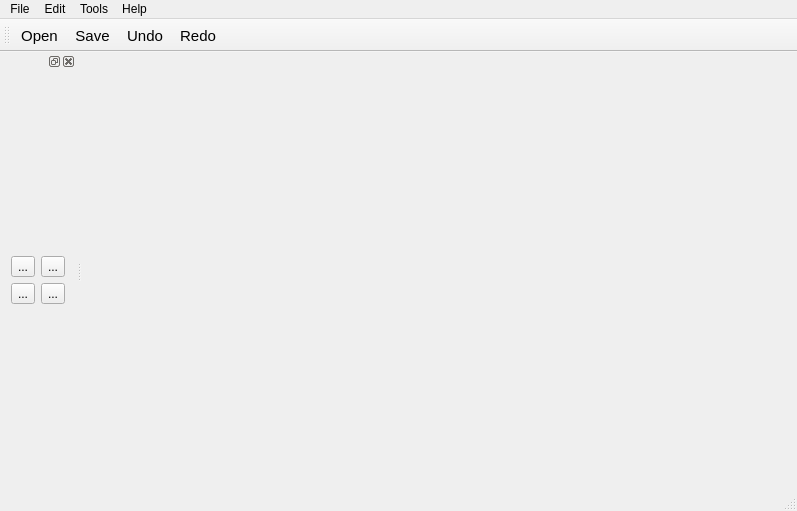
<?xml version="1.0" encoding="UTF-8"?>
<ui version="4.0">
 <class>MainWindow</class>
 <widget class="QMainWindow" name="MainWindow">
  <property name="windowModality">
   <enum>Qt::ApplicationModal</enum>
  </property>
  <property name="enabled">
   <bool>true</bool>
  </property>
  <property name="geometry">
   <rect>
    <x>0</x>
    <y>0</y>
    <width>797</width>
    <height>511</height>
   </rect>
  </property>
  <property name="minimumSize">
   <size>
    <width>625</width>
    <height>405</height>
   </size>
  </property>
  <property name="windowTitle">
   <string>Larki</string>
  </property>
  <property name="styleSheet">
   <string notr="true"/>
  </property>
  <property name="toolButtonStyle">
   <enum>Qt::ToolButtonIconOnly</enum>
  </property>
  <property name="documentMode">
   <bool>false</bool>
  </property>
  <property name="tabShape">
   <enum>QTabWidget::Rounded</enum>
  </property>
  <widget class="QWidget" name="centralWidget">
   <layout class="QVBoxLayout" name="verticalLayout_2">
    <item>
     <widget class="GLWidget" name="widget" native="true">
      <property name="sizePolicy">
       <sizepolicy hsizetype="Expanding" vsizetype="Expanding">
        <horstretch>0</horstretch>
        <verstretch>0</verstretch>
       </sizepolicy>
      </property>
     </widget>
    </item>
   </layout>
  </widget>
  <widget class="QMenuBar" name="menuBar">
   <property name="geometry">
    <rect>
     <x>0</x>
     <y>0</y>
     <width>797</width>
     <height>25</height>
    </rect>
   </property>
   <widget class="QMenu" name="menuLarki">
    <property name="title">
     <string>File</string>
    </property>
    <addaction name="separator"/>
    <addaction name="actionOpen"/>
    <addaction name="actionSave"/>
    <addaction name="actionSave_As"/>
    <addaction name="separator"/>
    <addaction name="actionQuit"/>
   </widget>
   <widget class="QMenu" name="menuEdit">
    <property name="title">
     <string>Edit</string>
    </property>
    <addaction name="actionUndo"/>
    <addaction name="actionRedo"/>
    <addaction name="separator"/>
   </widget>
   <widget class="QMenu" name="menuTools">
    <property name="title">
     <string>Tools</string>
    </property>
    <addaction name="actionPreferences"/>
   </widget>
   <widget class="QMenu" name="menuHelp">
    <property name="title">
     <string>Help</string>
    </property>
    <addaction name="actionAbout"/>
   </widget>
   <addaction name="menuLarki"/>
   <addaction name="menuEdit"/>
   <addaction name="menuTools"/>
   <addaction name="menuHelp"/>
  </widget>
  <widget class="QToolBar" name="mainToolBar">
   <property name="font">
    <font>
     <pointsize>11</pointsize>
    </font>
   </property>
   <attribute name="toolBarArea">
    <enum>TopToolBarArea</enum>
   </attribute>
   <attribute name="toolBarBreak">
    <bool>false</bool>
   </attribute>
   <addaction name="actionOpen"/>
   <addaction name="actionSave"/>
   <addaction name="actionUndo"/>
   <addaction name="actionRedo"/>
  </widget>
  <widget class="QDockWidget" name="dockWidget">
   <attribute name="dockWidgetArea">
    <number>1</number>
   </attribute>
   <widget class="QWidget" name="dockWidgetContents_3">
    <layout class="QVBoxLayout" name="verticalLayout">
     <item>
      <layout class="QGridLayout" name="_2">
       <item row="2" column="1">
        <widget class="QToolButton" name="toolButton_4">
         <property name="text">
          <string>...</string>
         </property>
        </widget>
       </item>
       <item row="2" column="0">
        <widget class="QToolButton" name="toolButton_3">
         <property name="text">
          <string>...</string>
         </property>
        </widget>
       </item>
       <item row="0" column="0">
        <widget class="QToolButton" name="toolButton_2">
         <property name="text">
          <string>...</string>
         </property>
        </widget>
       </item>
       <item row="0" column="1">
        <widget class="QToolButton" name="toolButton">
         <property name="text">
          <string>...</string>
         </property>
        </widget>
       </item>
      </layout>
     </item>
    </layout>
   </widget>
  </widget>
  <widget class="QStatusBar" name="statusBar"/>
  <action name="actionOpen">
   <property name="text">
    <string>Open</string>
   </property>
   <property name="shortcut">
    <string>Ctrl+O</string>
   </property>
  </action>
  <action name="actionSave">
   <property name="text">
    <string>Save</string>
   </property>
   <property name="shortcut">
    <string>Ctrl+S</string>
   </property>
  </action>
  <action name="actionSave_As">
   <property name="text">
    <string>Save As</string>
   </property>
  </action>
  <action name="actionQuit">
   <property name="text">
    <string>Quit</string>
   </property>
  </action>
  <action name="actionUndo">
   <property name="text">
    <string>Undo</string>
   </property>
   <property name="shortcut">
    <string>Ctrl+Z</string>
   </property>
  </action>
  <action name="actionRedo">
   <property name="text">
    <string>Redo</string>
   </property>
   <property name="shortcut">
    <string>Ctrl+Shift+Z</string>
   </property>
  </action>
  <action name="actionAbout">
   <property name="text">
    <string>About</string>
   </property>
  </action>
  <action name="actionPreferences">
   <property name="text">
    <string>Preferences</string>
   </property>
  </action>
 </widget>
 <layoutdefault spacing="6" margin="11"/>
 <customwidgets>
  <customwidget>
   <class>GLWidget</class>
   <extends>QWidget</extends>
   <header location="global">glwidget.h</header>
   <container>1</container>
  </customwidget>
 </customwidgets>
 <resources/>
 <connections/>
</ui>
